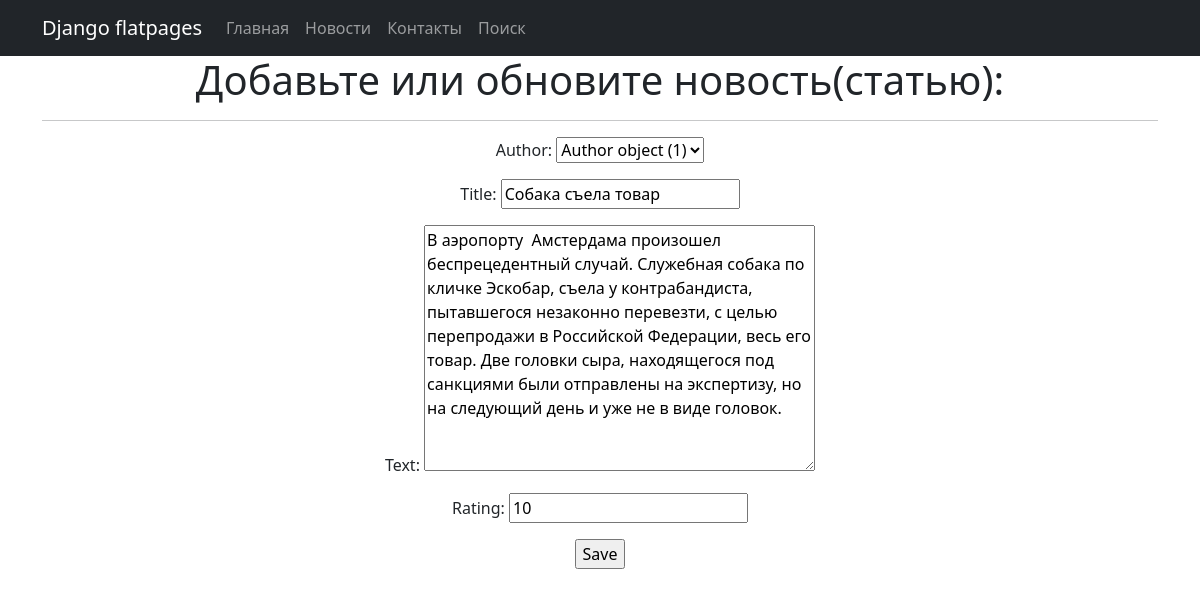
/news/articles/2/update/ (signed in), run on the app's committed database.
### news/models.py (models this page shows, shortened)
class Post(models.Model):
    author = models.ForeignKey(Author, on_delete=models.CASCADE)
    NEWS = 'NW'
    ARTICLE = 'AR'
    CATEGORY_CHOICES = (
        (NEWS, 'Новость'),
        (ARTICLE, 'Статья')
    )
    categoryType = models.CharField(max_length=2, choices=CATEGORY_CHOICES, default=ARTICLE)
    dateCreation = models.DateTimeField(auto_now_add=True)
    postCategory = models.ManyToManyField(Category, through='PostCategory')
    title = models.CharField(max_length=128)
    text = models.TextField()
    rating = models.SmallIntegerField(default=0)

### news/views.py (the view, shortened to what this page needs)
# urls.py: path('articles/<int:pk>/update/', PostUpdateArticle.as_view(), name='post_article_update'),
class PostUpdateArticle(PermissionRequiredMixin, UpdateView):
    permission_required = ('news.post_article_update',)
    form_class = PostFormArticle
    model = Post
    template_name = 'post_edit.html'

### news/forms.py
class PostFormArticle(forms.ModelForm):
    class Meta:
        model = Post
        fields = [
            'author',
            'title',
            'text',
            'rating']

### templates/post_edit.html (shortened to what this page needs)
{% extends 'flatpages/default.html' %}
{% block content %}
<h1>Добавьте или обновите новость(статью):</h1>
<hr>
<form action="" method="post">
    {{ form.as_p }}
    <input type="submit" value="Save" />
</form>
{% endblock content %}

### data on the page
Post: author "Author object (1)", title "Собака съела товар", text "В аэропорту Амстердама произошел беспрецедентный случай. Служебная собака по кличке Эскобар, съела у контрабандиста, пытавшегося незаконно перевезти, с целью перепродажи в Российской Федерации, весь его товар. Две головки сыра, находящегося под санкциями были отправлены на экспертизу, но на следующий день и уже не в виде головок.", rating "10"
